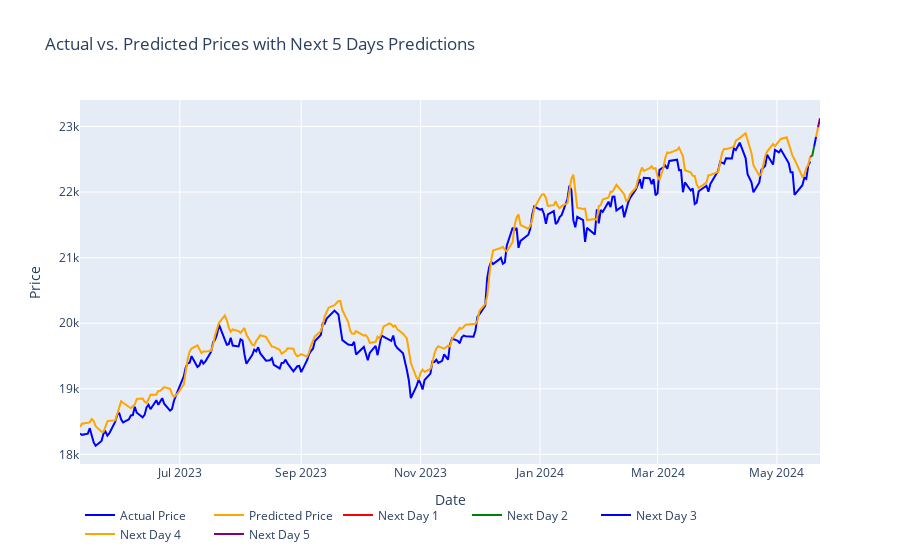

Notebook code for this chart:
### Code cell
# Define a list of colors
colors = ['red', 'green', 'blue', 'orange', 'purple']

# Plotting actual and predicted prices
actual_trace = go.Scatter(x=df.index[-len(y_test):], y=y_test.flatten(), mode='lines', name='Actual Price', line=dict(color='blue'))
predicted_trace = go.Scatter(x=df.index[-len(predictions):], y=predictions.flatten(), mode='lines', name='Predicted Price', line=dict(color='orange'))

# Calculate the next 5 dates after the last date in the dataset
last_date = df.index[-1]
next_5_days_index = pd.date_range(last_date + pd.Timedelta(days=1), periods=5)

# Plotting prices for the next 5 days
next_5_days_trace = []
predict_price = predictions[-1][0]
for i, price in enumerate(next_5_days_predictions, start=1):
    next_day_trace = go.Scatter(x=[last_date, next_5_days_index[i-1]], y=[predict_price, price[0][0]], mode='lines', name=f'Next Day {i}', line=dict(color=colors[i-1]))
    next_5_days_trace.append(next_day_trace)
    last_date = next_5_days_index[i-1]
    predict_price = price[0][0]

# print(next_5_days_trace)
# Combine all traces
traces = [actual_trace, predicted_trace]+next_5_days_trace
# Define layout
layout = go.Layout(title='Actual vs. Predicted Prices with Next 5 Days Predictions',
                   xaxis=dict(title='Date'),
                   yaxis=dict(title='Price'),
                   legend=dict(orientation='h'),
                   showlegend=True)

# Create figure
fig = go.Figure(data=traces, layout=layout)

# Show interactive plot
fig.show()

### Figure 1 — Plotly figure (JSON) as saved in the notebook; plotly's stock layout.template omitted (floating-point values rounded to 4 significant figures; data arrays with more than 128 entries replaced by an {"elided": "..."} marker saying what was removed)
{"data": [{"line": {"color": "blue"}, "mode": "lines", "name": "Actual Price", "type": "scatter", "x": {"elided": "255 str values"}, "y": {"elided": "255 float values"}}, {"line": {"color": "orange"}, "mode": "lines", "name": "Predicted Price", "type": "scatter", "x": {"elided": "255 str values"}, "y": {"elided": "255 float values"}}, {"line": {"color": "red"}, "mode": "lines", "name": "Next Day 1", "type": "scatter", "x": ["2024-05-18T00:00:00", "2024-05-19T00:00:00"], "y": [22550.0, 22550.0]}, {"line": {"color": "green"}, "mode": "lines", "name": "Next Day 2", "type": "scatter", "x": ["2024-05-19T00:00:00", "2024-05-20T00:00:00"], "y": [22550.0, 22690.0]}, {"line": {"color": "blue"}, "mode": "lines", "name": "Next Day 3", "type": "scatter", "x": ["2024-05-20T00:00:00", "2024-05-21T00:00:00"], "y": [22690.0, 22840.0]}, {"line": {"color": "orange"}, "mode": "lines", "name": "Next Day 4", "type": "scatter", "x": ["2024-05-21T00:00:00", "2024-05-22T00:00:00"], "y": [22840.0, 22990.0]}, {"line": {"color": "purple"}, "mode": "lines", "name": "Next Day 5", "type": "scatter", "x": ["2024-05-22T00:00:00", "2024-05-23T00:00:00"], "y": [22990.0, 23130.0]}], "layout": {"legend": {"orientation": "h"}, "showlegend": true, "title": {"text": "Actual vs. Predicted Prices with Next 5 Days Predictions"}, "xaxis": {"title": {"text": "Date"}}, "yaxis": {"title": {"text": "Price"}}}}
